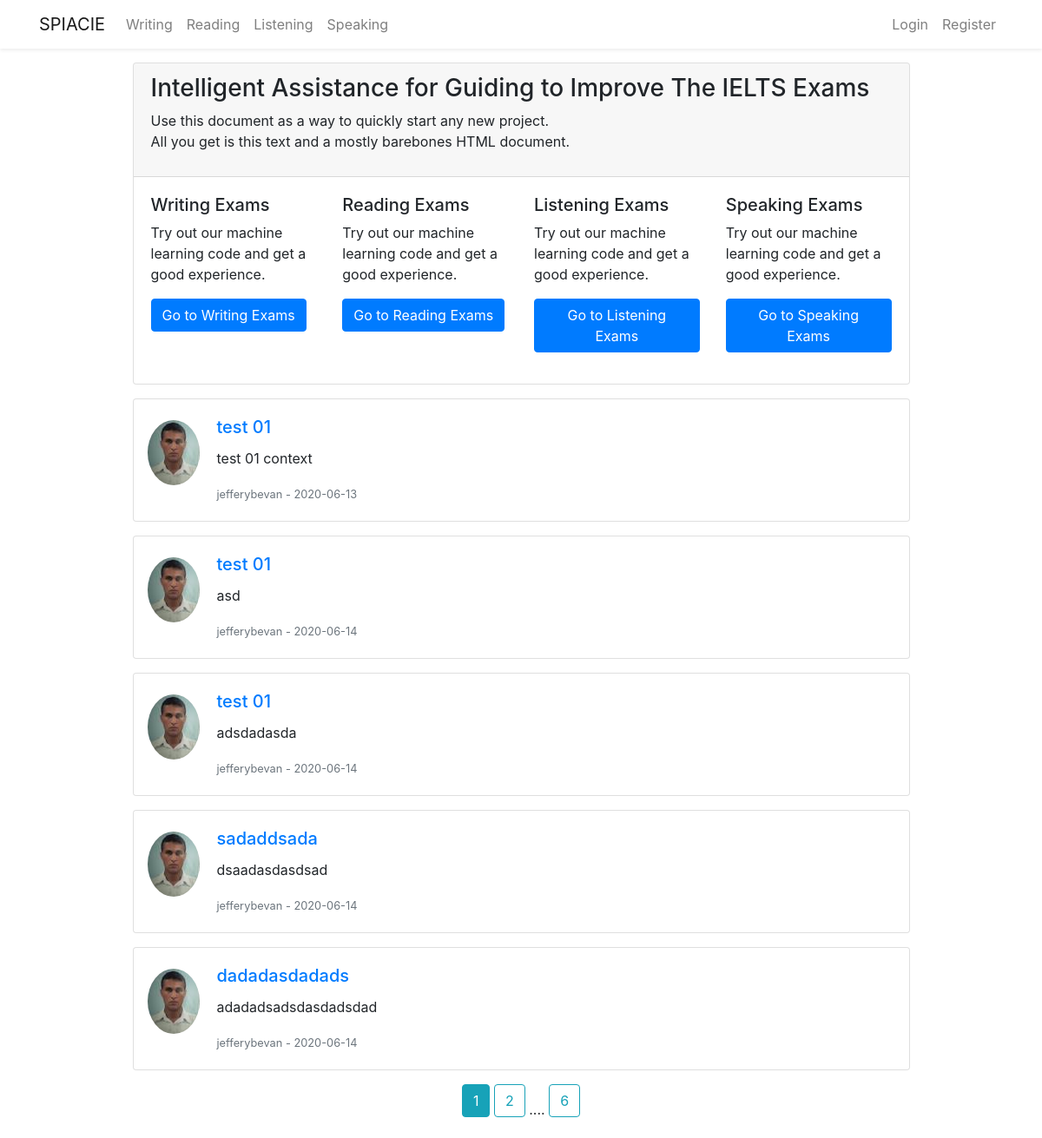
The page /home on the database its author committed.
### flaskblog/models.py (models this page shows, shortened)
class Post(db.Model):
    id = db.Column(db.Integer, primary_key=True)
    title = db.Column(db.String(100), nullable=False)
    date_posted = db.Column(db.DateTime, nullable=False,
                            default=datetime.utcnow)
    content = db.Column(db.Text, nullable=False)
    user_id = db.Column(db.Integer, db.ForeignKey('user.id'), nullable=False)

class User(db.Model,  UserMixin):
    id = db.Column(db.Integer, primary_key=True)
    firstname = db.Column(db.String(20), nullable=False)
    lastname = db.Column(db.String(20), nullable=False)
    username = db.Column(db.String(20), unique=True, nullable=False)
    email = db.Column(db.String(20), unique=True, nullable=False)
    password = db.Column(db.String(20), nullable=False)
    image_file = db.Column(db.String(20), nullable=False,
                           default='default.jpg')
    post = db.relationship('Post', backref='author', lazy=True)
    questionpaper = db.relationship(
        'Questionpaper', backref='creator', lazy=True)
    writingpaper = db.relationship(
        'Writingpaper', backref='wcreator', lazy=True)
    writinganswer = db.relationship(
        'Writingpaperanswer', backref='wcandidate', lazy=True)

### flaskblog/main/routes.py (the view)
@main.route("/")
@main.route("/home")
def home():
    page = request.args.get('page', 1, type=int)
    posts = Post.query.paginate(page=page, per_page=5)
    return render_template('home.html', posts=posts)

### flaskblog/templates/home.html
{% extends 'layout.html'%} {% block content %}
<div class="container mt-3">
  <div class="row justify-content-center">
    <div class="col-md-10">
      <div class="card">
        <div class="card-header">
          <div class="d-flex align-items-center">
            <div class="starter-template align-items-center">
              <h3>
                Intelligent Assistance for Guiding to Improve The IELTS Exams
              </h3>
              <p>
                Use this document as a way to quickly start any new project.<br />
                All you get is this text and a mostly barebones HTML document.
              </p>
            </div>
          </div>
        </div>
        <div class="card-body">
          <div class="row">
            <div class="col-sm-6 col-md-3">
              <div class="thumbnail">
                <div class="caption">
                  <h5>Writing Exams</h5>
                  <p>
                    Try out our machine learning code and get a good experience.
                  </p>
                  <p>
                    <a href="/writing" class="btn btn-primary" role="button"
                      >Go to Writing Exams</a
                    >
                  </p>
                </div>
              </div>
            </div>
            <div class="col-sm-6 col-md-3">
              <div class="thumbnail">
                <div class="caption">
                  <h5>Reading Exams</h5>
                  <p>
                    Try out our machine learning code and get a good experience.
                  </p>
                  <p>
                    <a href="/reading" class="btn btn-primary" role="button"
                      >Go to Reading Exams</a
                    >
                  </p>
                </div>
              </div>
            </div>
            <div class="col-sm-6 col-md-3">
              <div class="thumbnail">
                <div class="caption">
                  <h5>Listening Exams</h5>
                  <p>
                    Try out our machine learning code and get a good experience.
                  </p>
                  <p>
                    <a href="/listening" class="btn btn-primary" role="button"
                      >Go to Listening Exams</a
                    >
                  </p>
                </div>
              </div>
            </div>
            <div class="col-sm-6 col-md-3">
              <div class="thumbnail">
                <div class="caption">
                  <h5>Speaking Exams</h5>
                  <p>
                    Try out our machine learning code and get a good experience.
                  </p>
                  <p>
                    <a href="/speaking" class="btn btn-primary" role="button"
                      >Go to Speaking Exams</a
                    >
                  </p>
                </div>
              </div>
            </div>
          </div>
        </div>
      </div>
      {% for post in posts.items %}
      <div class="card mb-3 mt-3">
        <div class="row no-gutters">
          <div class="text-center">
            <img
              class="rounded-circle mt-4 ml-3"
              src="{{ url_for('static', filename='profile_pics/' + post.author.image_file) }}"
            />
          </div>
          <div class="col-md-6">
            <div class="card-body">
              <h5 class="card-title">
                <a
                  class="article-title"
                  href="{{ url_for('posts.post', post_id= post.id )}}"
                  >{{ post.title }}</a
                >
              </h5>
              <p class="card-text">{{ post.content }}</p>
              <p class="card-text">
                <small class="text-muted"
                  >{{ post.author.username }} - {{
                  post.date_posted.strftime('%Y-%m-%d') }}</small
                >
              </p>
            </div>
          </div>
        </div>
      </div>
      {% endfor %}
      <div class="text-center">
        {% for page_num in posts.iter_pages( left_edge=1, right_edge=1,
        left_current=1, right_current=2) %} {% if page_num %} {% if posts.page
        == page_num %}
        <a
          class="btn btn-info mb-4"
          href="{{ url_for('main.home', page=page_num) }}"
          >{{ page_num }}</a
        >
        {% else %}
        <a
          class="btn btn-outline-info mb-4"
          href="{{ url_for('main.home', page=page_num) }}"
          >{{ page_num }}</a
        >
        {% endif%} {% else %} .... {% endif%} {% endfor %}
      </div>
    </div>
  </div>
</div>
{% endblock content%}

### rows shown on the page
Post: image_file (picture), title "test 01", content "test 01 context", author.username "jefferybevan", date_posted "2020-06-13"
Post: image_file (picture), title "test 01", content "asd", author.username "jefferybevan", date_posted "2020-06-14"
Post: image_file (picture), title "test 01", content "adsdadasda", author.username "jefferybevan", date_posted "2020-06-14"
Post: image_file (picture), title "sadaddsada", content "dsaadasdasdsad", author.username "jefferybevan", date_posted "2020-06-14"
Post: image_file (picture), title "dadadasdadads", content "adadadsadsdasdadsdad", author.username "jefferybevan", date_posted "2020-06-14"

### other values the page prints
{{ page_num }} "1"
{{ page_num }} "2" "6"
